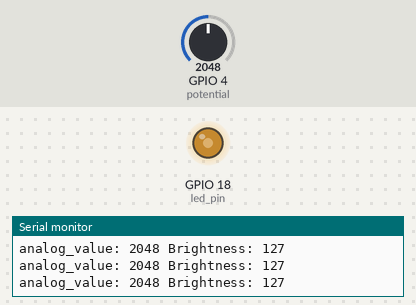
A sketch run on a simulated ESP32. Parts: output pins drawn as LEDs (lit = HIGH), the last lines printed to the serial monitor. The inputs (shaded band) are chosen by the test bench; at power-on: GPIO 4 (potential) = 2048.

Above: at 1.3 s.
1.4 s: GPIO 4 (potential) set to 2866
At 2.4 s:
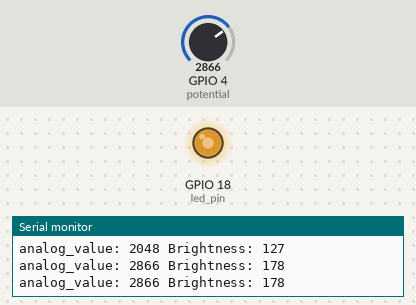
3.0 s: GPIO 4 (potential) set to 3603
At 3.6 s:
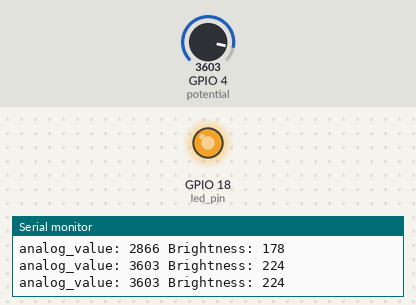
4.5 s: GPIO 4 (potential) set to 491
At 4.8 s:
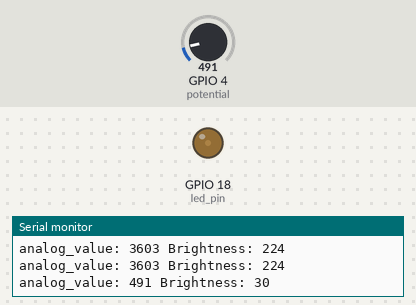
6.0 s: GPIO 4 (potential) set to 0
At 7.2 s:
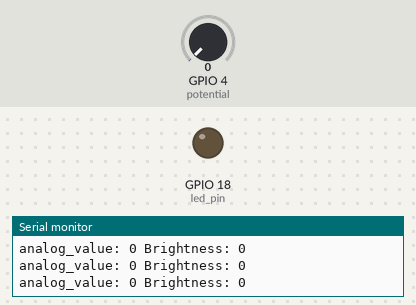
7.5 s: GPIO 4 (potential) set to 2047
At 8.4 s:
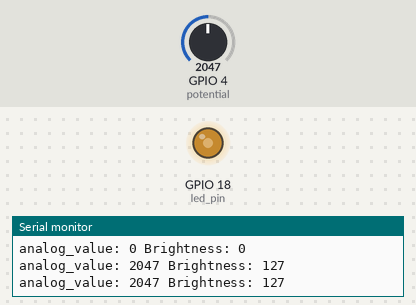
Timing chart, 0 to 10.0 s (numbered marks = the images above; inputs shaded):
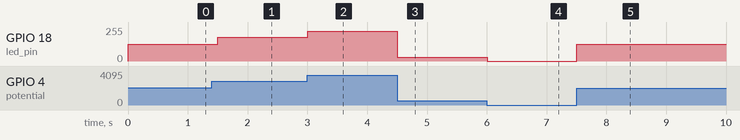

The sketch:

sketch_may26a.ino
```cpp
#define potential 4
const byte led_pin = 18;
int fade = 0;

void setup() {
  Serial.begin(9600);
  ledcAttachPin(led_pin,0);
  ledcSetup(0,2000,8);
}

void loop() {
  int analog_value = analogRead(potential);
  int brightness = map(analog_value,0,4094,0,255);
  ledcWrite(0,brightness);
  Serial.print("analog_value: ");
  Serial.print(analog_value);
  Serial.print(" ");
  Serial.print("Brightness: ");
  Serial.println(brightness);
  delay(500);
}
```

Measured:
- after the input at 1.4 s, GPIO 18 (led_pin): 127/255 → 177/255 after 0.10 s
- after the input at 3.0 s, GPIO 18 (led_pin): 177/255 → 223/255 at once
- after the input at 4.5 s, GPIO 18 (led_pin): 223/255 → 30/255 at once
- after the input at 6.0 s, GPIO 18 (led_pin): 30/255 → 0/255 at once
- after the input at 7.5 s, GPIO 18 (led_pin): 0/255 → 127/255 at once
